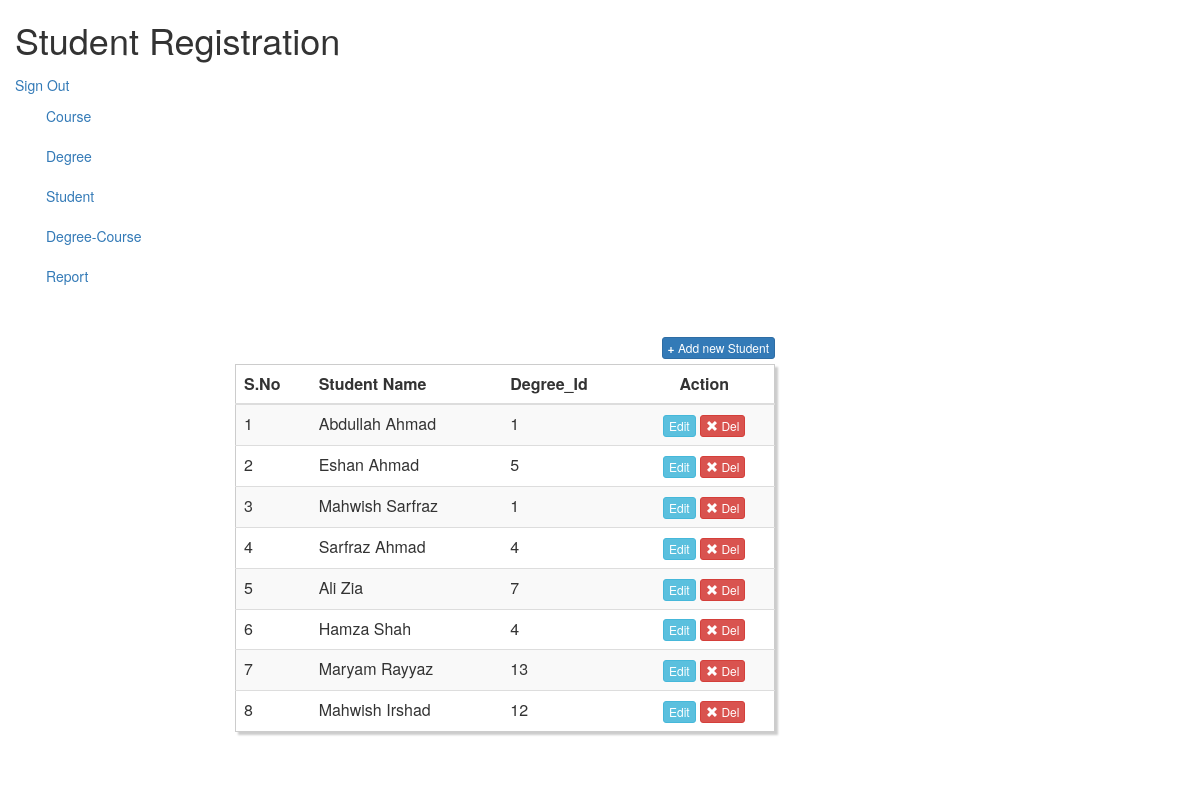
Screenshot of /studentlist.php (signed in) with the database file from the repository.
### tables this page shows
CREATE TABLE `student` (
  `id` int(11) NOT NULL,
  `Name` varchar(30) NOT NULL,
  `Degree` varchar(30) NOT NULL
);

### studentlist.php (the view, shortened to what this page needs)
<?php
require "config1.php";
require"header.php";
$mysql="SELECT * FROM student";
$results=mysqli_query($conn,$mysql);
?>
<link href="//netdna.bootstrapcdn.com/bootstrap/3.0.0/css/bootstrap.min.css" rel="stylesheet" id="bootstrap-css">
<div class="container">
    <div class="row col-md-6 col-md-offset-2 custyle">
    <table class="table table-striped custab">
    <thead>
    <a href="student.php" class="btn btn-primary btn-xs pull-right"><b>+</b> Add new Student</a>
        <tr>
            <th>S.No</th>
            <th>Student Name</th>
            <th>Degree_Id</th>
            <th class="text-center">Action</th>
        </tr>
    </thead>
        <?php $i=0 ;while($record=mysqli_fetch_array($results)){?>
            <tr>
                <td><?php echo $i=$i+1; ?></td>
                <td><?php echo $record['Name'] ?></td>
                <td><?php echo $record['Degree'] ?></td>
                <td class="text-center">
                    <a class='btn btn-info btn-xs' href="editdegree.php?id=<?php echo $record['Id']; ?>"
                        <span class="glyphicon glyphicon-edit"></span> Edit</a>
                    <a href="deletedegree.php?id=<?php echo $record['Id']; ?>" class="btn btn-danger btn-xs"><span class="glyphicon glyphicon-remove"></span> Del</a></td>
            </tr>
        <?php } ?>
    </table>
    </div>
</div>

### studentlist.php (style rules this page uses)
.custab { border: 1px solid #ccc; padding: 5px; margin: 5% 0; box-shadow: 3px 3px 2px #ccc; transition: 0.5s; }

### rows the page displays
student: Name "Abdullah Ahmad", Degree "1"
student: i "2", Name "Eshan Ahmad", Degree "5"
student: i "3", Name "Mahwish Sarfraz", Degree "1"
student: i "4", Name "Sarfraz Ahmad", Degree "4"
student: i "5", Name "Ali Zia", Degree "7"
student: i "6", Name "Hamza Shah", Degree "4"
student: i "7", Name "Maryam Rayyaz", Degree "13"
student: i "8", Name "Mahwish Irshad", Degree "12"
